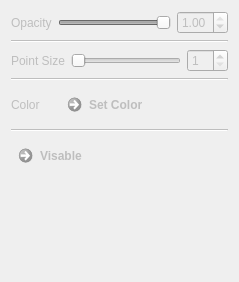
<?xml version="1.0" encoding="UTF-8"?>
<ui version="4.0">
 <class>dockWidgetContentsProperty</class>
 <widget class="QWidget" name="dockWidgetContentsProperty">
  <property name="enabled">
   <bool>false</bool>
  </property>
  <property name="geometry">
   <rect>
    <x>0</x>
    <y>0</y>
    <width>239</width>
    <height>282</height>
   </rect>
  </property>
  <layout class="QGridLayout" name="gridLayout">
   <item row="1" column="0">
    <widget class="Line" name="line_2">
     <property name="orientation">
      <enum>Qt::Horizontal</enum>
     </property>
    </widget>
   </item>
   <item row="7" column="0">
    <spacer name="verticalSpacer">
     <property name="orientation">
      <enum>Qt::Vertical</enum>
     </property>
     <property name="sizeHint" stdset="0">
      <size>
       <width>20</width>
       <height>40</height>
      </size>
     </property>
    </spacer>
   </item>
   <item row="3" column="0">
    <widget class="Line" name="line">
     <property name="orientation">
      <enum>Qt::Horizontal</enum>
     </property>
    </widget>
   </item>
   <item row="4" column="0">
    <layout class="QHBoxLayout" name="horizontalLayout_3">
     <item>
      <widget class="QLabel" name="label_2">
       <property name="text">
        <string>Color</string>
       </property>
      </widget>
     </item>
     <item>
      <widget class="QCommandLinkButton" name="toolButtonSetColor">
       <property name="statusTip">
        <string>Set Actor Color</string>
       </property>
       <property name="text">
        <string>Set Color</string>
       </property>
       <property name="icon">
        <iconset resource="scanner.qrc">
         <normaloff>:/scanner/Resources/Icons/colorA.ico</normaloff>:/scanner/Resources/Icons/colorA.ico</iconset>
       </property>
      </widget>
     </item>
    </layout>
   </item>
   <item row="2" column="0">
    <layout class="QHBoxLayout" name="horizontalLayout_2">
     <item>
      <widget class="QLabel" name="label_3">
       <property name="text">
        <string>Point Size</string>
       </property>
      </widget>
     </item>
     <item>
      <widget class="QSlider" name="horizontalSlider_2">
       <property name="minimum">
        <number>1</number>
       </property>
       <property name="maximum">
        <number>20</number>
       </property>
       <property name="value">
        <number>1</number>
       </property>
       <property name="orientation">
        <enum>Qt::Horizontal</enum>
       </property>
      </widget>
     </item>
     <item>
      <widget class="QSpinBox" name="spinBox">
       <property name="minimum">
        <number>1</number>
       </property>
       <property name="maximum">
        <number>20</number>
       </property>
      </widget>
     </item>
    </layout>
   </item>
   <item row="0" column="0">
    <layout class="QHBoxLayout" name="horizontalLayout">
     <item>
      <widget class="QLabel" name="label">
       <property name="text">
        <string>Opacity</string>
       </property>
      </widget>
     </item>
     <item>
      <widget class="QSlider" name="horizontalSlider">
       <property name="maximum">
        <number>100</number>
       </property>
       <property name="value">
        <number>100</number>
       </property>
       <property name="orientation">
        <enum>Qt::Horizontal</enum>
       </property>
      </widget>
     </item>
     <item>
      <widget class="QDoubleSpinBox" name="doubleSpinBox">
       <property name="maximum">
        <double>1.000000000000000</double>
       </property>
       <property name="singleStep">
        <double>0.010000000000000</double>
       </property>
       <property name="value">
        <double>1.000000000000000</double>
       </property>
      </widget>
     </item>
    </layout>
   </item>
   <item row="5" column="0">
    <widget class="Line" name="line_3">
     <property name="orientation">
      <enum>Qt::Horizontal</enum>
     </property>
    </widget>
   </item>
   <item row="6" column="0">
    <widget class="QCommandLinkButton" name="commandLinkButtonVisable">
     <property name="toolTip">
      <string/>
     </property>
     <property name="statusTip">
      <string>Hide or Visable</string>
     </property>
     <property name="text">
      <string>Visable</string>
     </property>
     <property name="icon">
      <iconset resource="scanner.qrc">
       <normaloff>:/scanner/Resources/Icons/eye_open.png</normaloff>:/scanner/Resources/Icons/eye_open.png</iconset>
     </property>
     <property name="autoRepeat">
      <bool>true</bool>
     </property>
    </widget>
   </item>
  </layout>
 </widget>
 <resources>
  <include location="scanner.qrc"/>
 </resources>
 <connections>
  <connection>
   <sender>horizontalSlider_2</sender>
   <signal>valueChanged(int)</signal>
   <receiver>spinBox</receiver>
   <slot>setValue(int)</slot>
   <hints>
    <hint type="sourcelabel">
     <x>262</x>
     <y>62</y>
    </hint>
    <hint type="destinationlabel">
     <x>278</x>
     <y>69</y>
    </hint>
   </hints>
  </connection>
  <connection>
   <sender>spinBox</sender>
   <signal>valueChanged(int)</signal>
   <receiver>horizontalSlider_2</receiver>
   <slot>setValue(int)</slot>
   <hints>
    <hint type="sourcelabel">
     <x>274</x>
     <y>52</y>
    </hint>
    <hint type="destinationlabel">
     <x>266</x>
     <y>55</y>
    </hint>
   </hints>
  </connection>
 </connections>
</ui>
